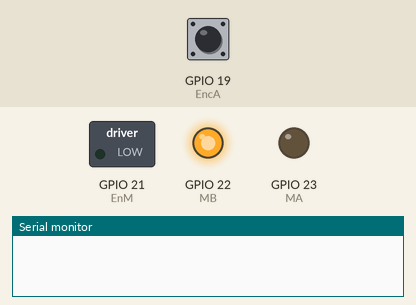
Recording of a sketch running on a simulated ESP32. Shown: switched loads named in the sketch (green lamp = pin HIGH), output pins drawn as LEDs (lit = HIGH), the last lines printed to the serial monitor. Inputs (shaded band) come from the test bench; at power-on: GPIO 19 (EncA) HIGH.

Above: at 0.05 s.
At 7.5 s:
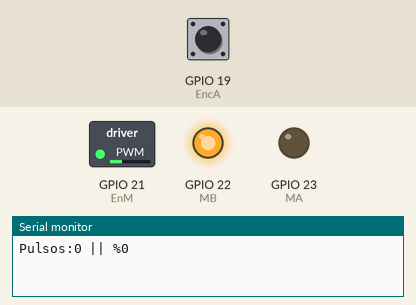
At 11.2 s:
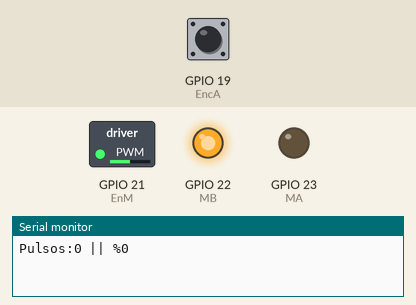
At 14.95 s:
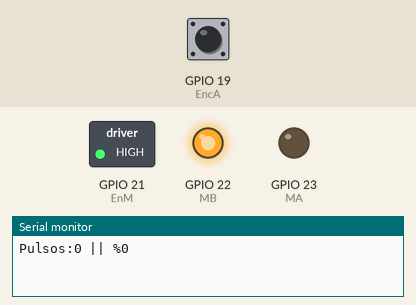
Timing chart, 0 to 17.2 s (numbered marks = the images above):
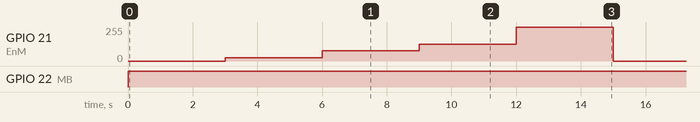

Measured:
- by itself, GPIO 21 (EnM): repeats every 15.0 s: 76/255 3.0 s, 127/255 3.0 s, 255/255 3.0 s, 0/255 3.0 s, 25/255 3.0 s
- by itself, GPIO 22 (MB): LOW → HIGH at 0.00 s

The sketch:

P6A3-SegundoIntento.ino
```cpp
//P6A2–Contador de Vueltas
//enviar una señal al motor para que gire a una velocidad constante máxima
//en sentido dextrógiro por 3 segundos, se detenga por 2 y gire en
//sentido levógiro a velocidad constante máxima durante 3 segundos y enseguida, se quede detenido por 2

//El puente H va a estar leyendo la señal del encoder la cual emite pulsos en ambos sentidos de giro

//El progama cuenta las vueltas que está realizando y muestra en el monitor serial qué tipo de giro es y cuántas vueltas van
//(Sentido dextrogiro - negativas) (Sentido levogiro - positivas)

// Definición de pines
#define EnM 21  // Pin para habilitar/deshabilitar el motor
#define MA 23   // Pin de control A para el puente H
#define MB 22   // Pin de control B para el puente H
#define EncA 19 // Pin A del encoder
#define EncB 18 // Pin B del encoder
int channel = 0;
int freq = 1000;
int resolution = 12;
volatile long pulses = 0;
const int PPR = 284;

int porcentaje = 0;
unsigned long tiempoAnteriorA = 0;
unsigned long tiempoAnteriorB = 0;
unsigned long tiempoActual = 0;

void IRAM_ATTR PulsesCounter() {
  if (digitalRead(EncB) == HIGH) {
    pulses++;
  } else {
    pulses--;
  }
}

void setup() {
  pinMode(EnM, OUTPUT);
  pinMode(MA, OUTPUT);
  pinMode(MB, OUTPUT);
  pinMode(EncA, INPUT);
  pinMode(EncB, INPUT);
  attachInterrupt(digitalPinToInterrupt(EncA), PulsesCounter, RISING);
  ledcSetup(channel, freq, resolution);
  ledcAttachPin(EnM, channel);
  Serial.begin(115200);
  tiempoActual = millis(); // Usa directamente millis() para el tiempo en milisegundos
}

void loop() {
  tiempoActual = millis();
  // Comprobación para imprimir en el monitor serial cada 100 ms
  if (tiempoActual - tiempoAnteriorA == 100) {
    Serial.print("Pulsos:");
    Serial.print(pulses);
    Serial.print(" || ");
    Serial.print("%");
    Serial.print(porcentaje);
    Serial.print("\n");
    tiempoAnteriorA = tiempoActual;

  }

  // Comprobación para cambiar la velocidad del motor cada 3 segundos
  if (tiempoActual - tiempoAnteriorB == 3000) {
    switch (porcentaje) {
      case 0:
        porcentaje += 10;
        break;
      case 10:
        porcentaje += 20;
        break;
      case 30:
        porcentaje += 20;
        break;
      case 50:
        porcentaje += 50;
        break;
      case 100:
        porcentaje = 0;
        break;
      default:
        Serial.print("Error");
        break;
    }
    tiempoAnteriorB = tiempoActual;
  }

  moverMotor();

}

void moverMotor() {
  int porcentajeVel = (4095 * porcentaje) / 100;
  ledcWrite(channel, porcentajeVel);
  digitalWrite(MA, LOW);
  digitalWrite(MB, HIGH);
}
```
